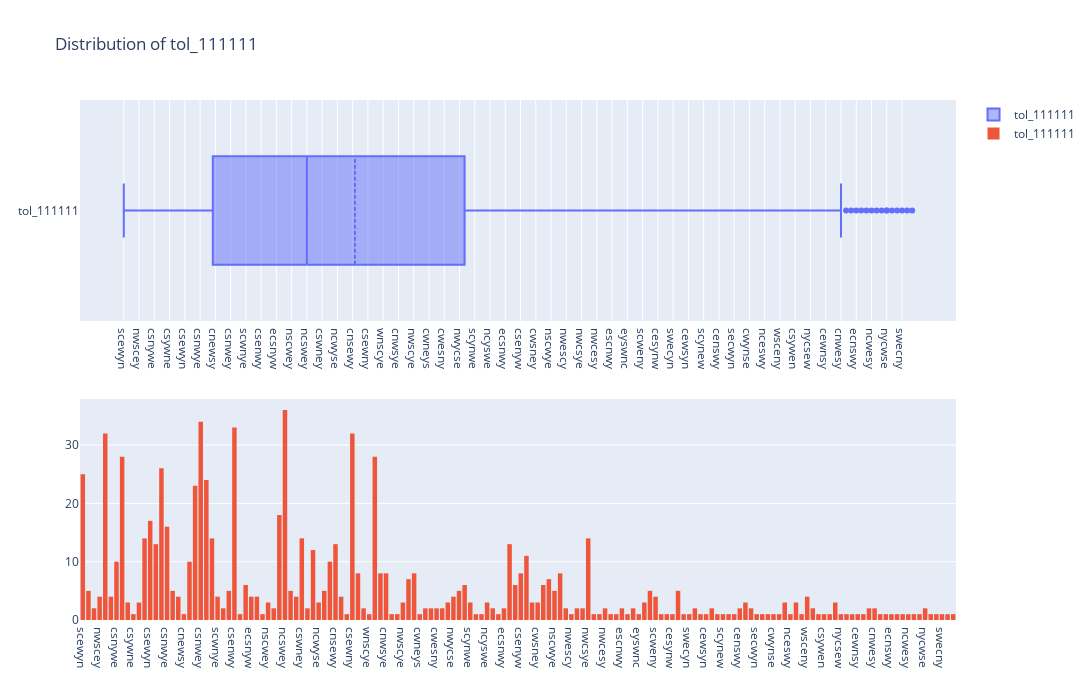
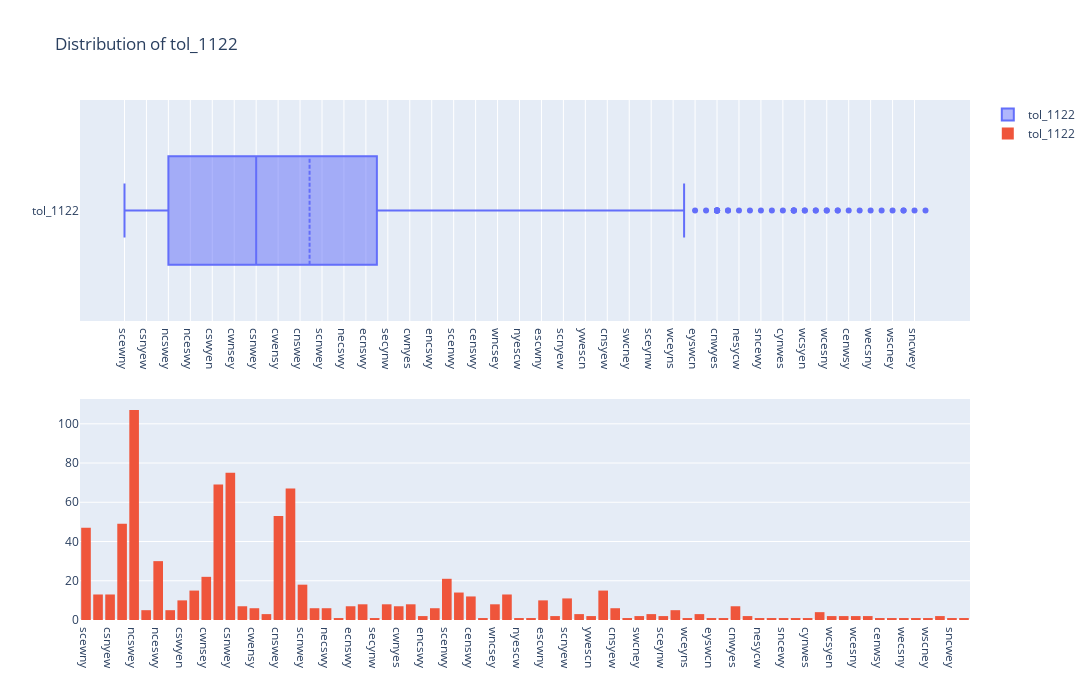
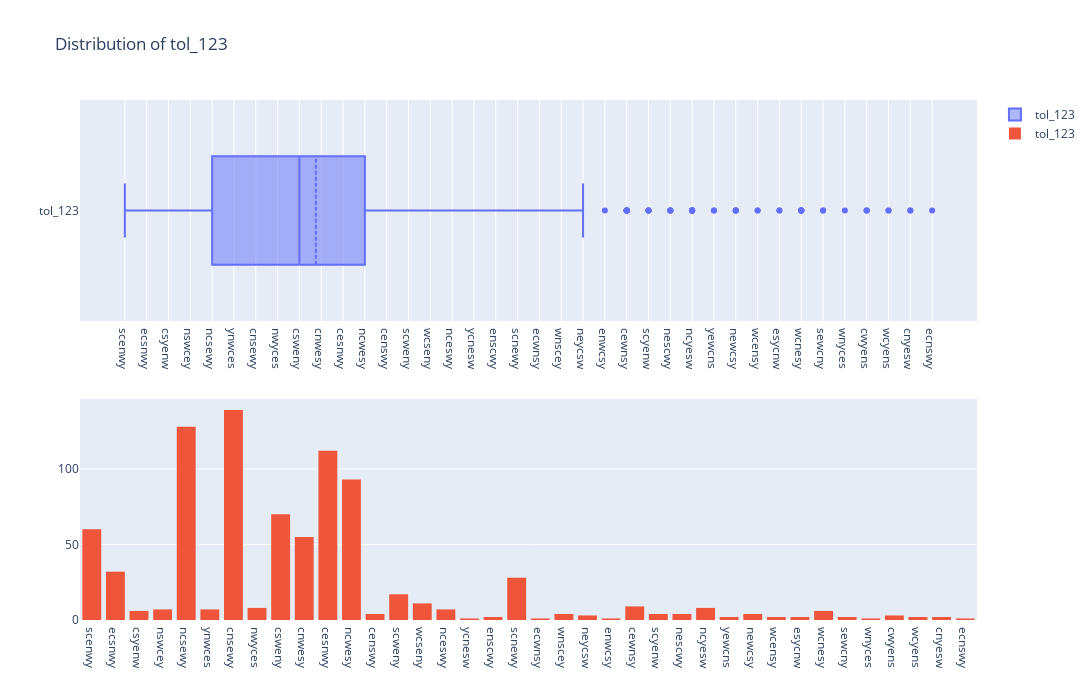
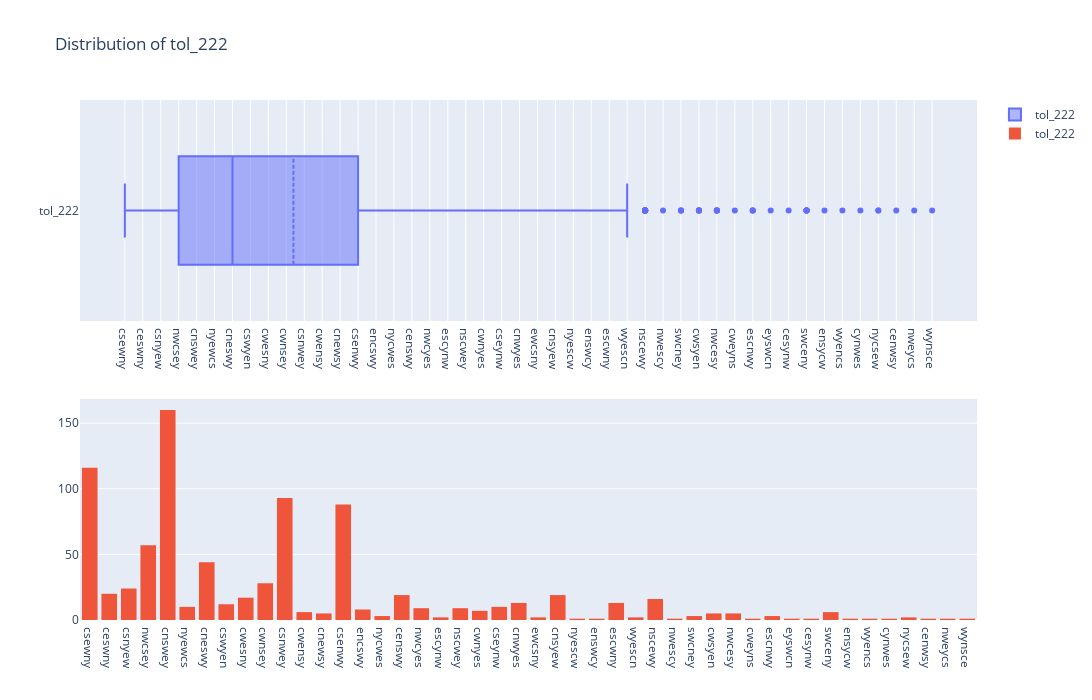

Notebook source saved alongside these figures, in order:
### Code cell
for i in column_name[13:-1]:
    fig = make_subplots(rows=2, cols=1)

    tr1=go.Box(x=main[i],name=i,boxmean=True)
    tr2=go.Histogram(x=main[i],name=i)

    fig.add_trace(tr1,row=1,col=1)
    fig.add_trace(tr2,row=2,col=1)

    fig.update_layout(height=700, width=1200, title_text="Distribution of "+i)
    fig.show()

### Figure 1 — Plotly figure (JSON) as saved in the notebook; plotly's stock layout.template omitted (floating-point values rounded to 4 significant figures; data arrays with more than 128 entries replaced by an {"elided": "..."} marker saying what was removed)
{"data": [{"boxmean": true, "name": "tol_111111", "type": "box", "x": {"elided": "848 str values"}, "xaxis": "x", "yaxis": "y"}, {"name": "tol_111111", "type": "histogram", "x": {"elided": "848 str values"}, "xaxis": "x2", "yaxis": "y2"}], "layout": {"height": 700, "title": {"text": "Distribution of tol_111111"}, "width": 1200, "xaxis": {"anchor": "y", "domain": [0, 1]}, "xaxis2": {"anchor": "y2", "domain": [0, 1]}, "yaxis": {"anchor": "x", "domain": [0.575, 1]}, "yaxis2": {"anchor": "x2", "domain": [0, 0.425]}}}

### Figure 2 — Plotly figure (JSON) as saved in the notebook; plotly's stock layout.template omitted (floating-point values rounded to 4 significant figures; data arrays with more than 128 entries replaced by an {"elided": "..."} marker saying what was removed)
{"data": [{"boxmean": true, "name": "tol_1122", "type": "box", "x": {"elided": "848 str values"}, "xaxis": "x", "yaxis": "y"}, {"name": "tol_1122", "type": "histogram", "x": {"elided": "848 str values"}, "xaxis": "x2", "yaxis": "y2"}], "layout": {"height": 700, "title": {"text": "Distribution of tol_1122"}, "width": 1200, "xaxis": {"anchor": "y", "domain": [0, 1]}, "xaxis2": {"anchor": "y2", "domain": [0, 1]}, "yaxis": {"anchor": "x", "domain": [0.575, 1]}, "yaxis2": {"anchor": "x2", "domain": [0, 0.425]}}}

### Figure 3 — Plotly figure (JSON) as saved in the notebook; plotly's stock layout.template omitted (floating-point values rounded to 4 significant figures; data arrays with more than 128 entries replaced by an {"elided": "..."} marker saying what was removed)
{"data": [{"boxmean": true, "name": "tol_123", "type": "box", "x": {"elided": "848 str values"}, "xaxis": "x", "yaxis": "y"}, {"name": "tol_123", "type": "histogram", "x": {"elided": "848 str values"}, "xaxis": "x2", "yaxis": "y2"}], "layout": {"height": 700, "title": {"text": "Distribution of tol_123"}, "width": 1200, "xaxis": {"anchor": "y", "domain": [0, 1]}, "xaxis2": {"anchor": "y2", "domain": [0, 1]}, "yaxis": {"anchor": "x", "domain": [0.575, 1]}, "yaxis2": {"anchor": "x2", "domain": [0, 0.425]}}}

### Figure 4 — Plotly figure (JSON) as saved in the notebook; plotly's stock layout.template omitted (floating-point values rounded to 4 significant figures; data arrays with more than 128 entries replaced by an {"elided": "..."} marker saying what was removed)
{"data": [{"boxmean": true, "name": "tol_222", "type": "box", "x": {"elided": "848 str values"}, "xaxis": "x", "yaxis": "y"}, {"name": "tol_222", "type": "histogram", "x": {"elided": "848 str values"}, "xaxis": "x2", "yaxis": "y2"}], "layout": {"height": 700, "title": {"text": "Distribution of tol_222"}, "width": 1200, "xaxis": {"anchor": "y", "domain": [0, 1]}, "xaxis2": {"anchor": "y2", "domain": [0, 1]}, "yaxis": {"anchor": "x", "domain": [0.575, 1]}, "yaxis2": {"anchor": "x2", "domain": [0, 0.425]}}}
